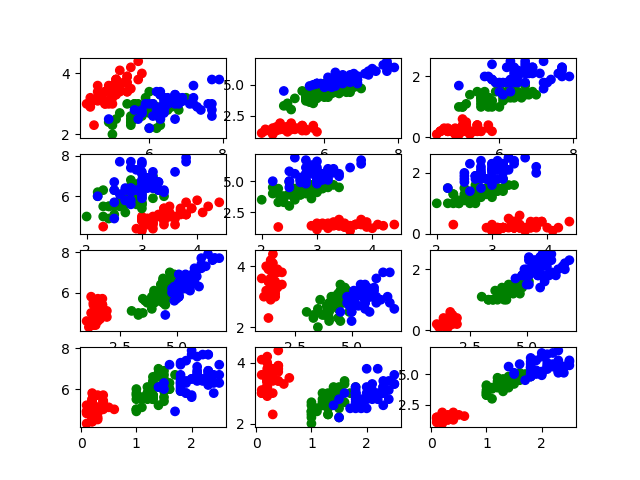

This figure's Python source:
import matplotlib.pyplot as plt

#import load_iris function from datasets m
from sklearn.datasets import load_iris

import numpy as np



#a figure and subplots are created. 
fig = plt.figure()

ax1 = plt.subplot(4, 3, 1)

ax2 = plt.subplot(4, 3, 2)

ax3 = plt.subplot(4, 3, 3)

ax4 = plt.subplot(4, 3, 4)

ax5 = plt.subplot(4, 3, 5)

ax6 = plt.subplot(4, 3, 6)

ax7 = plt.subplot(4, 3, 7)

ax8 = plt.subplot(4, 3, 8)

ax9 = plt.subplot(4, 3, 9)

ax10 = plt.subplot(4, 3, 10)

ax11= plt.subplot(4, 3, 11)

ax12 = plt.subplot(4, 3, 12)

#an iris dataset is loaded to the “ iris object
#information from data and target attributes extracted
iris = load_iris()

data = np.array(iris['data'])

targets = np.array(iris['target'])

#a dictionary is created to reference colors for the 3 classes
cd = {0:'r', 1:'g', 2:'b'}

cols = np.array([cd[target] for target in targets])

# the scatterplot for each subplot
ax1.scatter(data[:,0], data[:,1], c=cols)

ax2.scatter(data[:,0], data[:,2], c=cols)

ax3.scatter(data[:,0], data[:,3], c=cols)

ax4.scatter(data[:,1], data[:,0], c=cols)

ax5.scatter(data[:,1], data[:,2], c=cols)

ax6.scatter(data[:,1], data[:,3], c=cols)

ax7.scatter(data[:,2], data[:,0], c=cols)

ax8.scatter(data[:,2], data[:,1], c=cols)

ax9.scatter(data[:,2], data[:,3], c=cols)

ax10.scatter(data[:,3], data[:,0], c=cols)

ax11.scatter(data[:,3], data[:,1], c=cols)

ax12.scatter(data[:,3], data[:,2], c=cols)

#display the plot created
plt.show()
